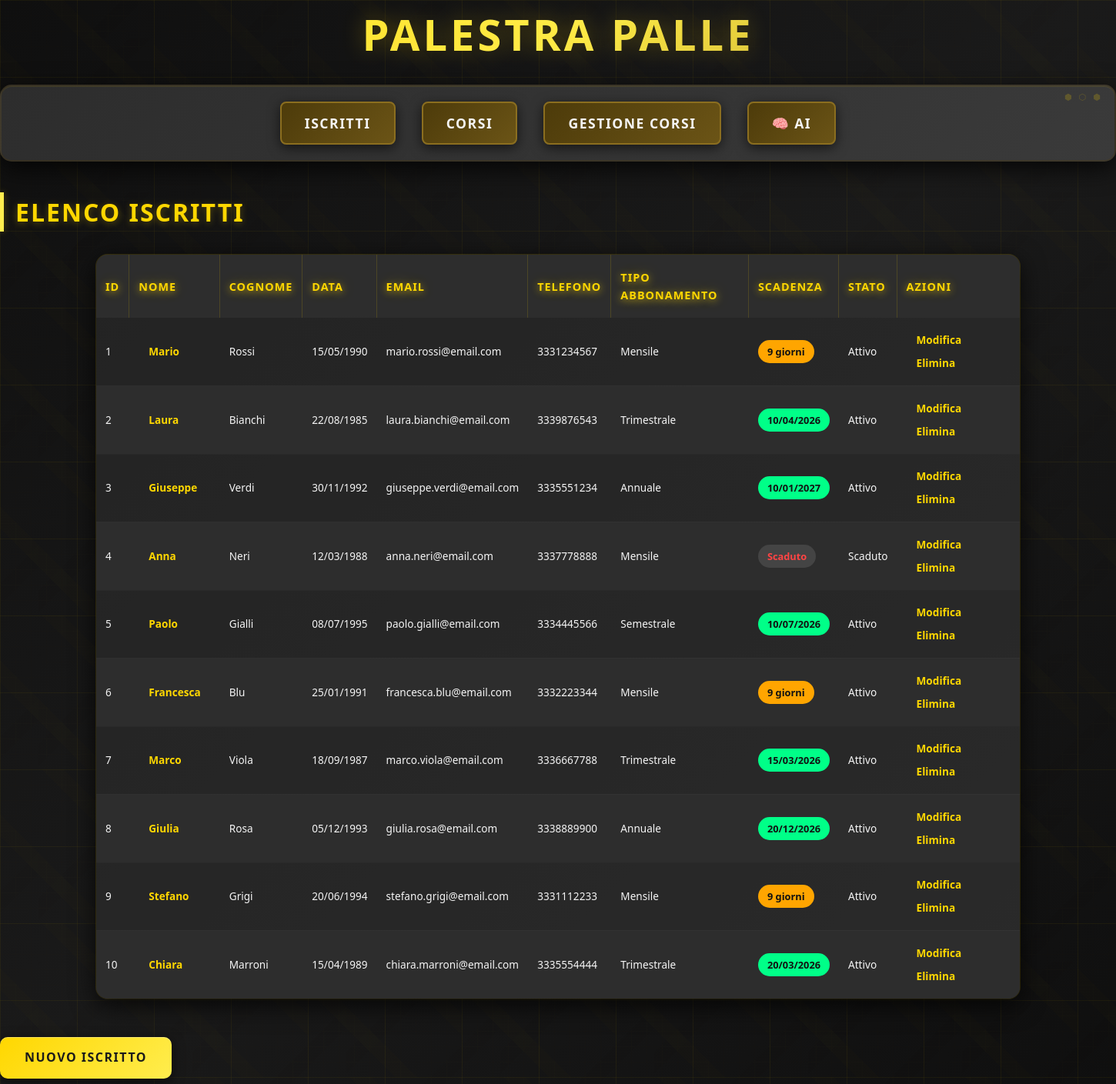
The page / on the database its author committed.
### tables this page shows
CREATE TABLE `iscritti` (
  `ID_iscritti` int(8) UNSIGNED NOT NULL,
  `Nome` varchar(50) NOT NULL,
  `Cognome` varchar(100) NOT NULL,
  `Data_nascita` date NOT NULL,
  `Email` text NOT NULL,
  `Telefono` text NOT NULL,
  `Tipo_abbonamento` varchar(200) NOT NULL,
  `Data_scadenza` date NOT NULL,
  `Stato` varchar(20) NOT NULL
);

### db.php (called while the page is built, shortened)
<?PHP
	class DB {
		private $db;
		function __construct(){
			$this->db = new mysqli('localhost', 'root', '', 'palestra_palle');
        $this->db->set_charset("utf8");
				}
		function GetIscritto(){
			$sql = "SELECT * FROM iscritti";
			$res = $this->db->query($sql);
			$out = [];
			while($row = $res->fetch_object()){
				$out[] = $row;
			}
			return $out;
		}
	}
	$db = new DB();

### Index.php (the view, shortened to what this page needs)
<!DOCTYPE html>
<html>
<head>
	<link rel="stylesheet" href="style.css">
</head>
<body>
	<h1>Palestra Palle</h1>
	<div class="menu">
		<a href="Index.php">ISCRITTI</a>
		<a href="corsi.php">CORSI</a>
		<a href="gestione.php">GESTIONE CORSI</a>
		<a href="ai_dashboard.php">🧠 AI</a>
	</div>
	<?PHP
		require('db.php');
		function getScadenzaBadge($dataScadenza) {
			$oggi = new DateTime();
			$scadenza = new DateTime($dataScadenza);
			$diff = $oggi->diff($scadenza);
			$giorni = $diff->invert ? -$diff->days : $diff->days;
			if($giorni < 0) return ['class' => 'scadenza-expired', 'text' => 'Scaduto', 'giorni' => $giorni];
			if($giorni <= 15) return ['class' => 'scadenza-warning', 'text' => $giorni . ' giorni', 'giorni' => $giorni];
			return ['class' => 'scadenza-ok', 'text' => date('d/m/Y', strtotime($dataScadenza)), 'giorni' => $giorni];
		}
		$azione = $_GET['azione'] ?? 'lista';
		$iscritti = [];
		if($azione == 'lista') {
			$iscritti = $db->GetIscritto();
		}
	?>
	<?php if($azione == 'lista'): ?>
		<h2>Elenco Iscritti</h2>
		<table>
		<tr>
			<th>ID</th><th>Nome</th><th>Cognome</th><th>Data</th><th>Email</th><th>Telefono</th><th>Tipo Abbonamento</th><th>Scadenza</th><th>Stato</th><th>Azioni</th>
		</tr>
		<?php foreach($iscritti as $s){
			$scadenzaInfo = getScadenzaBadge($s->Data_scadenza ?? '');
		?>
			<tr class="clickable-row" onclick="window.location='dettaglio_iscritto.php?id=<?= (int)($s->ID_iscritti ?? 0) ?>'">
				<td><?= (int)($s->ID_iscritti ?? 0) ?></td>
				<td><a href="dettaglio_iscritto.php?id=<?= (int)($s->ID_iscritti ?? 0) ?>" class="view-link"><?= htmlspecialchars($s->Nome ?? '') ?></a></td>
				<td><?= htmlspecialchars($s->Cognome ?? '') ?></td>
				<td><?= date('d/m/Y', strtotime($s->Data_nascita ?? '')) ?></td>
				<td><?= htmlspecialchars($s->Email ?? '') ?></td>
				<td><?= htmlspecialchars($s->Telefono ?? '') ?></td>
				<td><?= htmlspecialchars($s->Tipo_abbonamento ?? '') ?></td>
				<td><span class="scadenza-badge <?= $scadenzaInfo['class'] ?>"><?= $scadenzaInfo['text'] ?></span></td>
				<td><?= htmlspecialchars($s->Stato ?? '') ?></td>
				<td onclick="event.stopPropagation();">
					<a href="Index.php?azione=modifica&id=<?= (int)($s->ID_iscritti ?? 0) ?>">Modifica</a>
					<a href="Index.php?azione=cancella&id=<?= (int)($s->ID_iscritti ?? 0) ?>" onclick="return confirm('Sei sicuro di voler eliminare questo iscritto?')">Elimina</a>
				</td>
			</tr>
		<?php } ?>
		</table>
		<a href="Index.php?azione=nuovo" class="btn-nuovo">Nuovo Iscritto</a>
	<?php endif; ?>
</body>
</html>

### Index.php (style rules this page uses)
.scadenza-badge { display: inline-block; padding: 5px 12px; border-radius: 15px; font-weight: bold; font-size: 0.8rem; white-space: nowrap; }
.scadenza-ok { background: #00ff88; color: #111; }
.scadenza-warning { background: #ffa500; color: #111; }
.scadenza-expired { background: #444; color: #ff4444; }
tr.clickable-row { cursor: pointer; }
.view-link { color: var(--yellow-neon); text-decoration: none; font-weight: bold; }

### rows shown on the page
iscritti: ID_iscritti "1", Nome "Mario", Cognome "Rossi", Data_nascita "15/05/1990", Email "mario.rossi@email.com", Telefono "3331234567", Tipo_abbonamento "Mensile", Data_scadenza "9 giorni", Stato "Attivo"
iscritti: ID_iscritti "2", Nome "Laura", Cognome "Bianchi", Data_nascita "22/08/1985", Email "laura.bianchi@email.com", Telefono "3339876543", Tipo_abbonamento "Trimestrale", Data_scadenza "10/04/2026", Stato "Attivo"
iscritti: ID_iscritti "3", Nome "Giuseppe", Cognome "Verdi", Data_nascita "30/11/1992", Email "giuseppe.verdi@email.com", Telefono "3335551234", Tipo_abbonamento "Annuale", Data_scadenza "10/01/2027", Stato "Attivo"
iscritti: ID_iscritti "4", Nome "Anna", Cognome "Neri", Data_nascita "12/03/1988", Email "anna.neri@email.com", Telefono "3337778888", Tipo_abbonamento "Mensile", Data_scadenza "Scaduto", Stato "Scaduto"
iscritti: ID_iscritti "5", Nome "Paolo", Cognome "Gialli", Data_nascita "08/07/1995", Email "paolo.gialli@email.com", Telefono "3334445566", Tipo_abbonamento "Semestrale", Data_scadenza "10/07/2026", Stato "Attivo"
iscritti: ID_iscritti "6", Nome "Francesca", Cognome "Blu", Data_nascita "25/01/1991", Email "francesca.blu@email.com", Telefono "3332223344", Tipo_abbonamento "Mensile", Data_scadenza "9 giorni", Stato "Attivo"
iscritti: ID_iscritti "7", Nome "Marco", Cognome "Viola", Data_nascita "18/09/1987", Email "marco.viola@email.com", Telefono "3336667788", Tipo_abbonamento "Trimestrale", Data_scadenza "15/03/2026", Stato "Attivo"
iscritti: ID_iscritti "8", Nome "Giulia", Cognome "Rosa", Data_nascita "05/12/1993", Email "giulia.rosa@email.com", Telefono "3338889900", Tipo_abbonamento "Annuale", Data_scadenza "20/12/2026", Stato "Attivo"
iscritti: ID_iscritti "9", Nome "Stefano", Cognome "Grigi", Data_nascita "20/06/1994", Email "stefano.grigi@email.com", Telefono "3331112233", Tipo_abbonamento "Mensile", Data_scadenza "9 giorni", Stato "Attivo"
iscritti: ID_iscritti "10", Nome "Chiara", Cognome "Marroni", Data_nascita "15/04/1989", Email "chiara.marroni@email.com", Telefono "3335554444", Tipo_abbonamento "Trimestrale", Data_scadenza "20/03/2026", Stato "Attivo"
